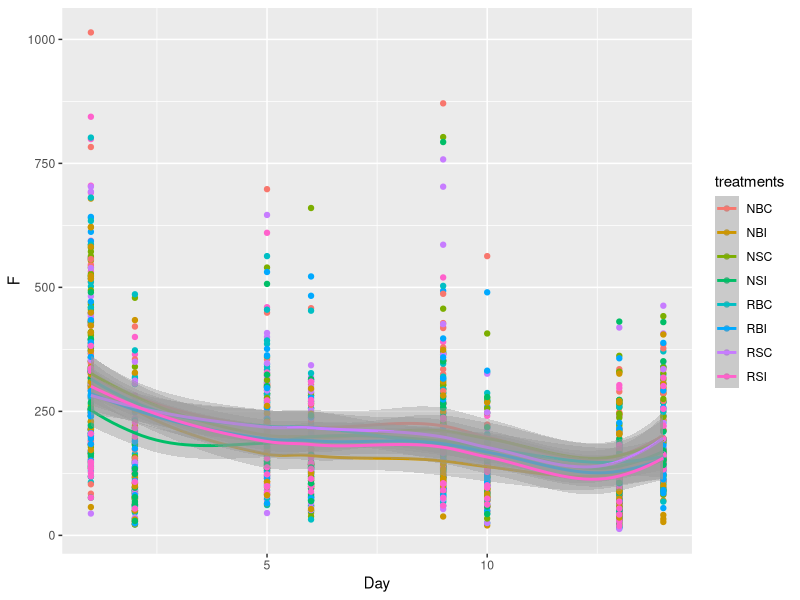
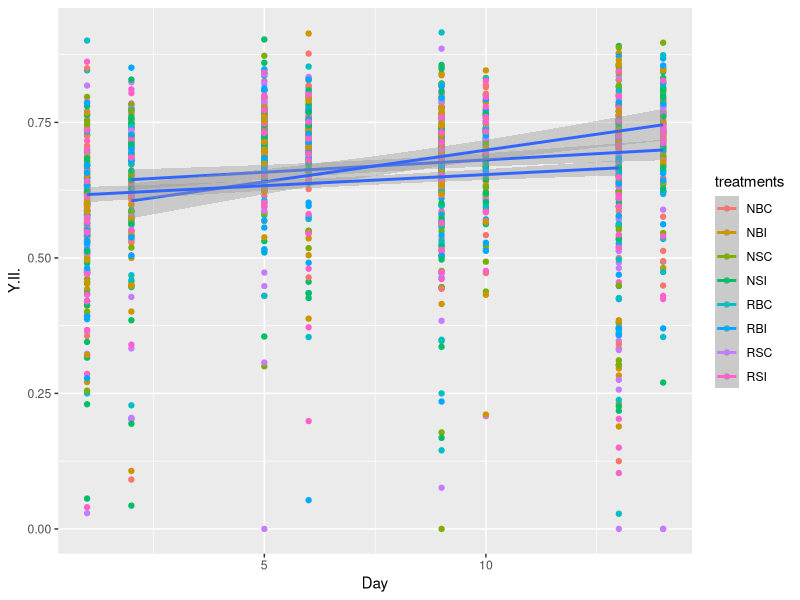
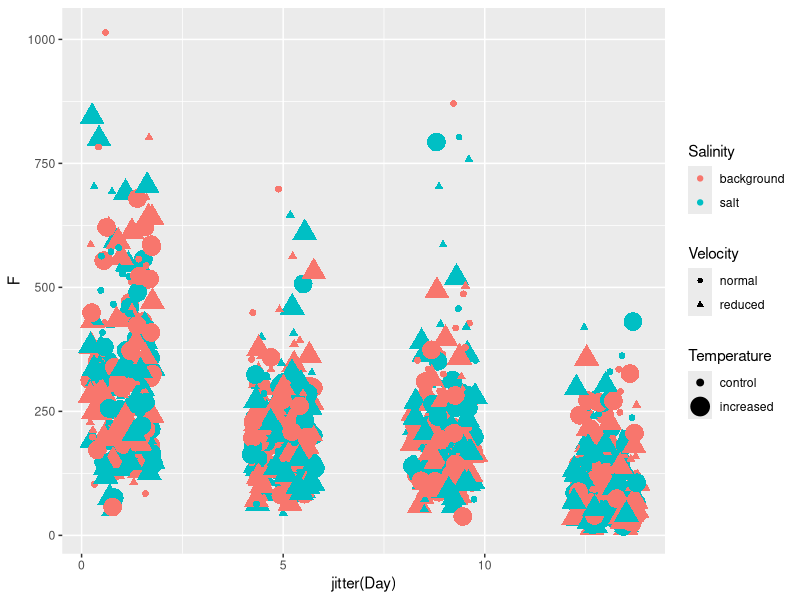
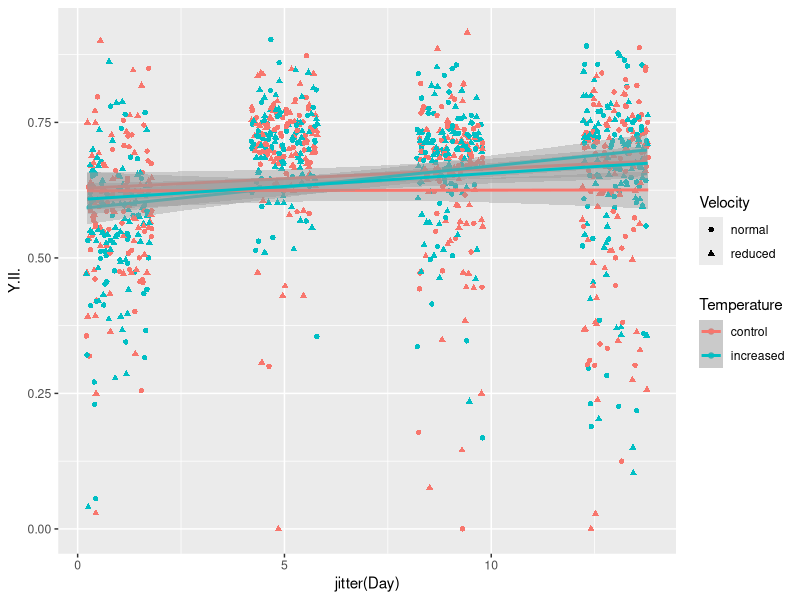
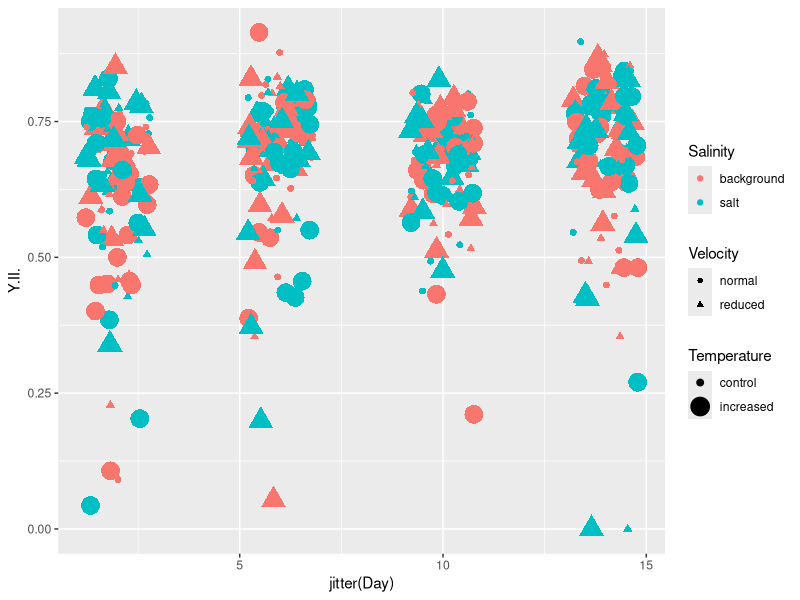
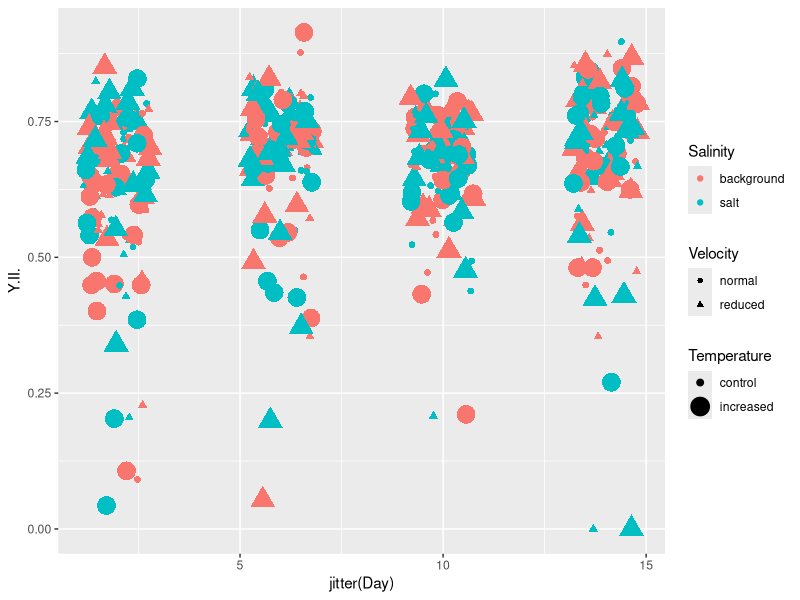
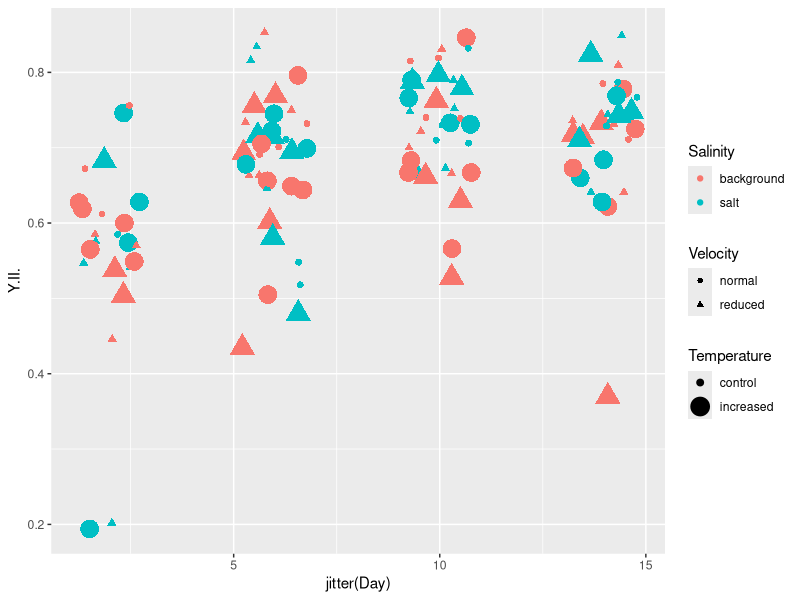
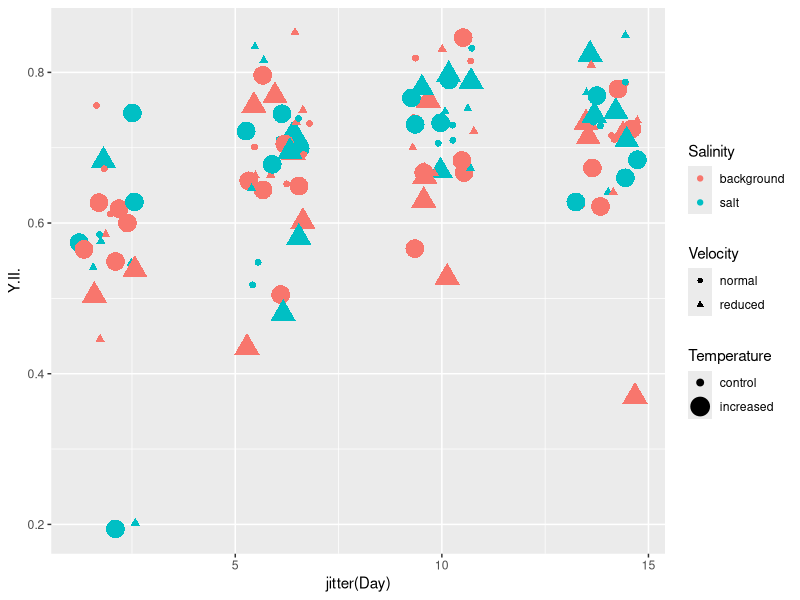

R code for these plots, in order:
library(ggplot2)
library(dplyr)
dat <- read.csv("PAM2022_full.csv")

dat$Temperature[dat$Temperature == "normal"] <- "control"
dat$treatments[dat$treatments == "NBN"] <- "NBC"
dat$treatments[dat$treatments == "NSN"] <- "NSC"
dat$treatments[dat$treatments == "RBN"] <- "RBC"
dat$treatments[dat$treatments == "RSN"] <- "RSC"
dat$Temperature <- factor(dat$Temperature)
dat$Salinity <- factor(dat$Salinity)
dat$Velocity <- factor(dat$Velocity)

# filter scraper area duringrecovery phase
dat_pam <- dat %>% filter(!Phase == "recovery_scraped")
recovery <- dat %>% filter(Phase == "recovery_scraped")
pam_clean <- dat %>% filter(F >= 100)

# Combine datasets
combined_PAMdata <- rbind(pam_clean, recovery)
# save as .csv
write.csv(combined_PAMdata, "PAM2022_IMPclean.csv")


ggplot(dat, aes(x = Day, y = F, color = treatments)) + geom_point() + geom_smooth()

ggplot(dat, aes(x = Day, y = Y.II., group = Phase, color = treatments)) + geom_point() + geom_smooth(method = "lm")

# change in yield during stressor phase:
m1.y <- lm(Y.II. ~ Day, data = dat, subset = Phase == "stress")
summary(m1.y)
# significant, but very minor increase 

# trend in F0 during stressor phase:
m1.f <- lm(F ~ Day, data = dat, subset = Phase == "stress")
summary(m1.f)
# F0 decreases during stressor phase

# split by treatments:
m2.f <- lm(F ~ Day * (Velocity + Salinity + Temperature), data = dat, subset = Phase == "stress")
summary(m2.f)
# significant decrease in Y.2 over stressor phase
# no difference either in averages or trends between main treatments
m2.f.a <- lm(F ~ Day + Velocity + Salinity + Temperature, data = dat, subset = Phase == "stress")
summary(m2.f.a)
# ANCOVA with common slopes shows strong negative effect of increased T
AIC(m2.f, m2.f.a)
# common slopes the better model

ggplot(data = filter(dat, Phase == "stress"), aes(x = jitter(Day), y = F, shape = Velocity, size = Temperature, color = Salinity)) + geom_point()

# yield:
m2.y <- lm(Y.II. ~ Day * (Velocity + Salinity + Temperature), data = dat, subset = Phase == "stress")
summary(m2.y)
# higher T or lower velocity --> slight increase in yield
m2.y.a <- lm(Y.II. ~ Day + Velocity + Salinity + Temperature, data = dat, subset = Phase == "stress")
summary(m2.y.a)
# with common slopes model, reduced velocity seems to have the strongest (negative) effect
m2.y.b <- lm(Y.II. ~ Salinity + Day * (Velocity + Temperature), data = dat, subset = Phase == "stress")
summary(m2.y.b)
# slight, but significant positive trend with time
# reduced velocity slight negative, increased T slight positive effect on slope
AIC(m2.y, m2.y.a, m2.y.b)
# model b looks best by AIC

ggplot(data = filter(dat, Phase == "stress"), aes(x = jitter(Day), y = Y.II., F, shape = Velocity, color = Temperature)) + geom_point() +
  geom_smooth(method = "lm")


##### during recovery phase:
# split by treatments:
m2.f.r <- lm(F ~ Day * (Velocity + Salinity + Temperature), data = dat, subset = Phase == "recovery")
summary(m2.f.r)
# increase in F0 during recovery phase; lower levels at increased T; lower increase under reduced velocity
ggplot(data = filter(dat, Phase == "recovery"), aes(x = jitter(Day), y = Y.II., shape = Velocity, size = Temperature, color = Salinity)) + geom_point()

# yield:
m2.y.r <- lm(Y.II. ~ Day * (Velocity + Salinity + Temperature), data = dat, subset = Phase == "recovery")
summary(m2.y.r)
# slight positive trend, no differences
ggplot(data = filter(dat, Phase == "recovery"), aes(x = jitter(Day), y = Y.II., F, shape = Velocity, size = Temperature, color = Salinity)) + geom_point()

##### recovery phase, clean surface:
# split by treatments:
m2.f.s <- lm(F ~ Day * (Velocity + Salinity + Temperature), data = dat, subset = Phase == "recovery_scraped")
summary(m2.f.s)
# strong positive trend, no differences among treatments
ggplot(data = filter(dat, Phase == "recovery_scraped"), aes(x = jitter(Day), y = Y.II., shape = Velocity, size = Temperature, color = Salinity)) + geom_point()

# yield:
m2.y.s <- lm(Y.II. ~ Day * (Velocity + Salinity + Temperature), data = dat, subset = Phase == "recovery_scraped")
summary(m2.y.s)
# slight positive trend, slightly stronger under salt; no other differences
ggplot(data = filter(dat, Phase == "recovery_scraped"), aes(x = jitter(Day), y = Y.II., F, shape = Velocity, size = Temperature, color = Salinity)) + geom_point()

####
#### recovery phase: is there a difference between colonized and free surfaces?
##### recovery phase, clean surface:
# split by treatments:
m3.f <- lm(F ~ Phase + Day * (Velocity + Salinity + Temperature), data = dat, subset = (Phase == "recovery_scraped" | Phase == "recovery"))
summary(m3.f)
# slight positive trend, scraped starts much lower, low velocity slightly faster decrease than rest
m3.f.a <- lm(F ~ Phase * Day * (Velocity + Salinity + Temperature), data = dat, subset = (Phase == "recovery_scraped" | Phase == "recovery"))
summary(m3.f.a)
# scraped starts almost by zero (makes sense); no overall trend for colonized surfaces, positive trend for scraped, with little heterogeneity
AIC(m3.f, m3.f.a)
# the second one better by AIC

# yield:
m3.y <- lm(Y.II. ~ Phase + Day * (Velocity + Salinity + Temperature) , data = dat, subset = (Phase == "recovery_scraped" | Phase == "recovery"))
summary(m3.y)
# slight positive trend, slightly stronger under salt; no other differences
m3.y.a <- lm(Y.II. ~ Phase * Day * (Velocity + Salinity + Temperature) , data = dat, subset = (Phase == "recovery_scraped" | Phase == "recovery"))
summary(m3.y.a)
# slight positive trend overall; no heterogeneity
AIC(m3.y, m3.y.a)
# the simpler mode here slightly better by AIC, but basically both say the same

ggplot(data = filter(dat, Phase == "recovery_scraped"), aes(x = jitter(Day), y = Y.II., F, shape = Velocity, size = Temperature, color = Salinity)) + geom_point()

##### Looking at final days of stressor / recovery phase only:
lastday.stress <- max(dat$Day[dat$Phase == "stress"])
lastday.recovery <- max(dat$Day[dat$Phase == "recovery"])

dat.lastdays <- dat[dat$Day == lastday.stress | dat$Day == lastday.recovery,]
dat.lastdays$Phase <- factor(dat.lastdays$Phase, levels = c("stress", "recovery", "recovery_scraped"))

# F0:
ml.f <- lm(F ~ Phase, dat = dat.lastdays)
summary(ml.f)
# final day F0 (~ photosynth. biomass) increases during recovery, but increase on scraped surface much stronger

# Y:
ml.y <- lm(Y.II. ~ Phase, dat = dat.lastdays)
summary(ml.y)
# final day yield (~ photosynth. health) ok even at end of stressor phase; but increases during recovery, 
# increase on scraped surface much stronger

## split by treatments:
# F0 at end of stressor phase:
ml.f.s <- lm(F ~ Salinity + Temperature + Velocity, dat = dat.lastdays, subset = Phase == "stress")
summary(ml.f.s)
# T increase has a negative effect

ml.f.s.i <- lm(F ~ Salinity * Temperature * Velocity, dat = dat.lastdays, subset = Phase == "stress")
summary(ml.f.s.i)
# no nothing with interactions


# F0 at end of recovery phase:
ml.f.r <- lm(F ~ Salinity + Temperature + Velocity, dat = dat.lastdays, subset = Phase == "recovery")
summary(ml.f.r)
# T increase has a slight negative effect

# F0 at end of recovery phase for scraped surfaces:
ml.f.rs <- lm(F ~ Salinity + Temperature + Velocity, dat = dat.lastdays, subset = Phase == "recovery_scraped")
summary(ml.f.rs)
# no differences (makes sense)

# F0 at end of recovery phase for scraped vs. colonized surfaces:
ml.f.rsc <- lm(F ~ Phase * (Salinity + Temperature + Velocity), dat = dat.lastdays, subset = Phase != "stress")
summary(ml.f.rsc)
# apart from seen T effect, no significant heterogeneity

# so we could look at effect of scraping on its own:
ml.f.scr.o <- lm(F ~ Phase, dat = dat.lastdays, subset = Phase != "stress")
summary(ml.f.scr.o)
# overall, the (also above ssen) slight positive effect of scraping --> freshly recolonized surfaces appear to have a slightly "stronger"
# (more photosynthetic biomass + health) biofilm

# Y at end of stressor phase:
ml.y.s <- lm(Y.II. ~ Salinity + Temperature + Velocity, dat = dat.lastdays, subset = Phase == "stress")
summary(ml.y.s)
# low velocity  has a slight  negative effect; more or less no heterogeneity at all
